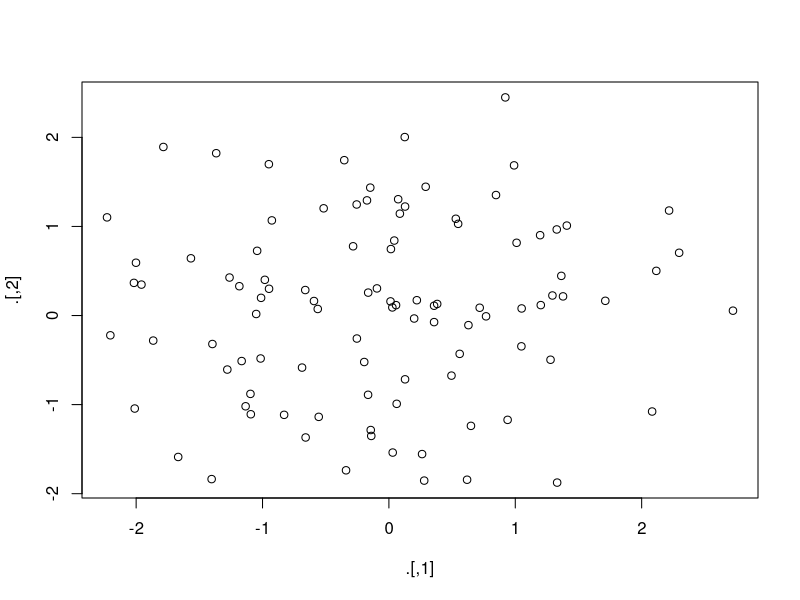
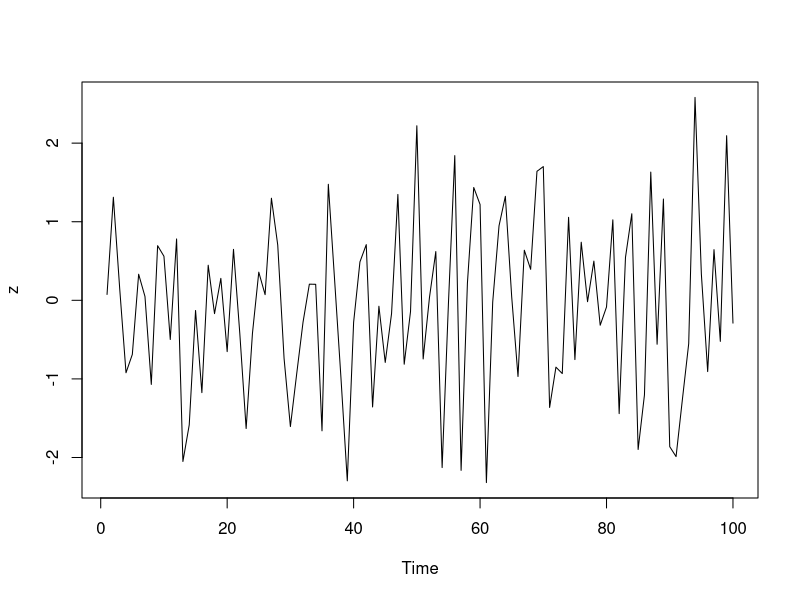

Recreate these plots in R, in order. (Note: this script raises an error after producing the figures.)
## ---- chunk 1
knitr::opts_chunk$set(echo = TRUE)
## ---- chunk 2
library(magrittr)

car_data <- mtcars %>% 
  subset(hp > 100) %>% 
  aggregate(. ~ cyl, data = ., FUN = . %>% mean %>% round(2)) %>% 
  transform(kpl = mpg %>% multiply_by(0.4251)) %>% 
  print
## ---- chunk 3
car_data <- transform(aggregate(. ~ cyl, 
                                data = subset(mtcars, hp > 100), 
                                FUN = function(x) round(mean(2), 2)), 
                      kpl = mpg * 0.4251)
## ---- chunk 4
car_data %>% 
  (function(x){
    if(nrow(x) > 2)
      rbind(head(x, 1), tail(x, 1))
    else x
  })
## ---- chunk 5
car_data %>% 
  {
    if(nrow(.) > 0)
      rbind(head(., 1), tail(., 1))
    else .
  }
## ---- chunk 6
1:10 %>% 
  (substitute(f(), list(f = sum)))
## ---- chunk 7
rnorm(200) %>% 
  matrix(ncol = 2) %T>% 
  plot() %>% 
  colSums()
## ---- chunk 8
iris %>% 
  subset(Sepal.Length > mean(Sepal.Length)) %$% 
  cor(Sepal.Length, Sepal.Width)

data.frame(z = rnorm(100)) %$% 
  ts.plot(z)
## ---- chunk 9
iris$Sepal.Length %<>% sqrt 
## ---- chunk 10
x %<>% foo %>% bar
x[1:10] %<>% foo %>% bar
x$baz %<>% foo %>% bar
## ---- chunk 11
rnorm(1000) %>% 
  multiply_by(5) %>% 
  add(5) %>% 
  {
    cat("Mean:", mean(.), 
        "Variance:", var(.), "\n")
    head(.)
  }
## ---- chunk 12
rnorm(100) %>% `*`(5) %>% `+`(5) %>% {
  cat("Mean:", mean(.), "\n", 
      "Variance:", var(.), "\n")
  head(.)
}
